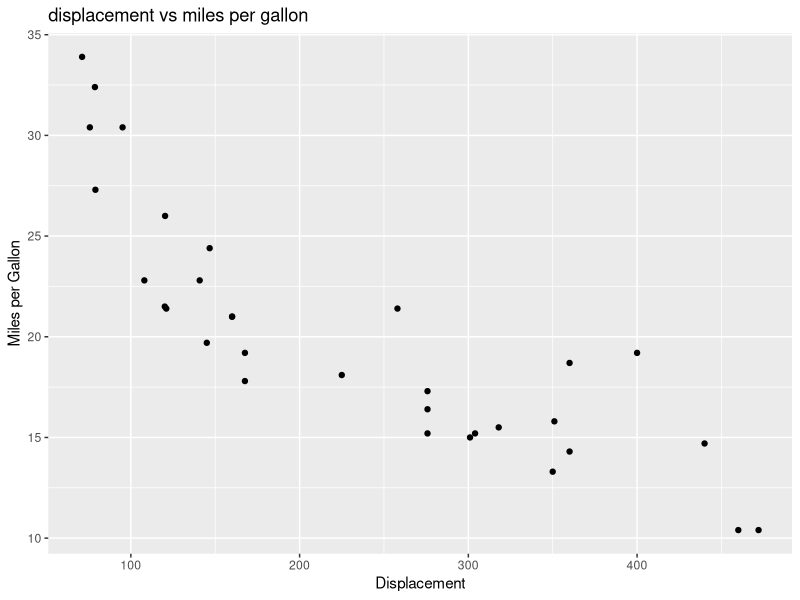

Write the R code that produced this figure.
library(datasets)
# Load Data
data(mtcars)
# View first 5 rows
head(mtcars, 5)
#load ggplot package
library(ggplot2)
# create a scatterplot of displacement (disp) and miles per gallon (mpg)
ggplot(aes(x=disp,y=mpg,),data=mtcars)+geom_point()+ggtitle("displacement vs miles per gallon") + labs(x = "Displacement", y = "Miles per Gallon")